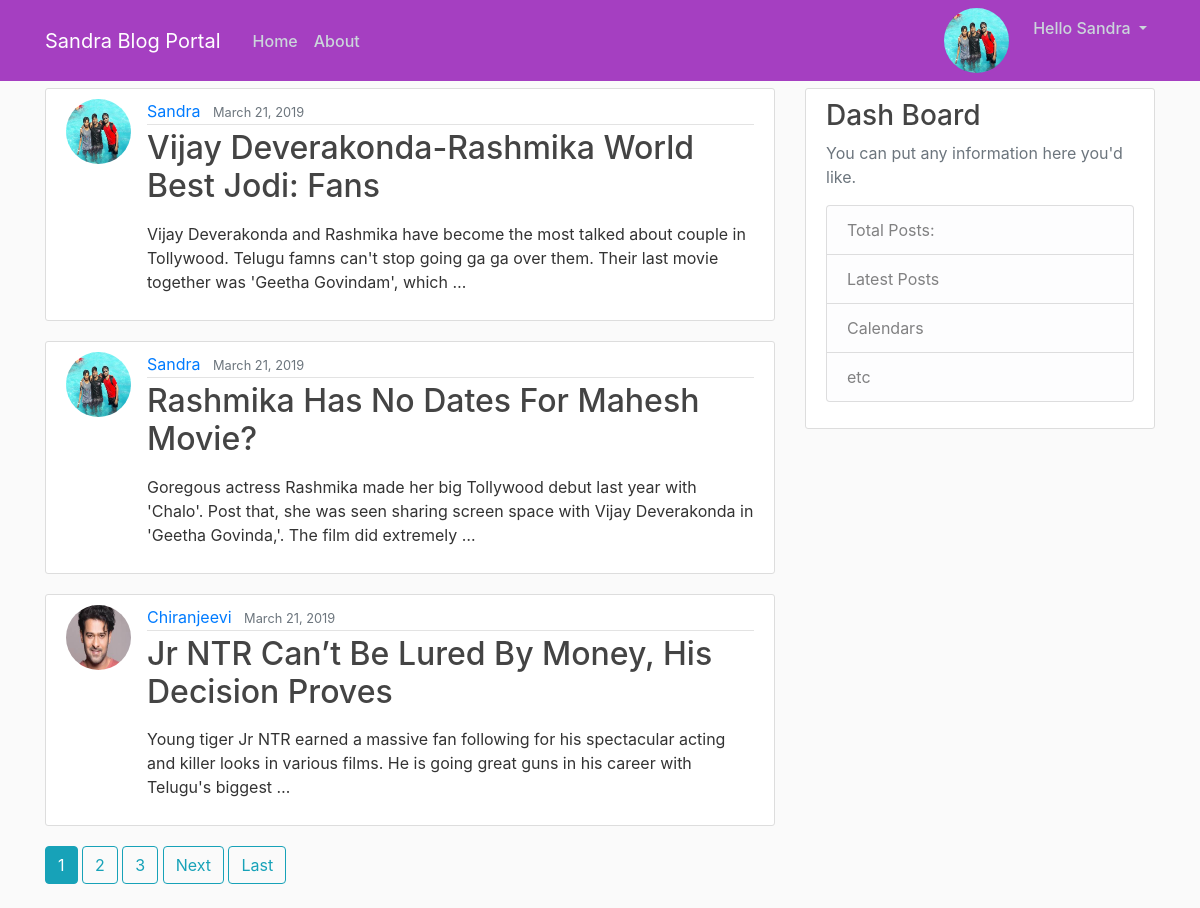
The app's page / (signed in) with its own data.
### users/models.py (models this page shows, shortened)
class Profile(models.Model):
    user=models.OneToOneField(User, on_delete=models.CASCADE)
    image=models.ImageField(default='default.jpg', upload_to='profile_pics')

### blog/models.py (models this page shows, shortened)
class Post(models.Model):
    title=models.CharField(max_length=100)
    content=models.TextField()
    date_posted=models.DateTimeField(default=timezone.now)
    author=models.ForeignKey(User, on_delete=models.CASCADE)

### blog/views.py (the view)
# urls.py: path('', PostListView.as_view(), name='blog-home'),
class PostListView(ListView):
    model=Post
    template_name='blog/home.html'
    context_object_name='posts'
    ordering=['-date_posted']
    paginate_by=3

### blog/templates/blog/home.html (shortened to what this page needs)
{% extends 'blog/base.html' %}
  {% block content %}
    {% for post in posts %}
    <article class="media content-section">
      <img class="rounded-circle article-img" src="{{post.author.profile.image.url}}">
      <div class="media-body">
        <div class="article-metadata">
          <a class="mr-2"  href="{% url 'user-posts' post.author.username %}">{{post.author|title}}</a>
          <small class="text-muted">{{post.date_posted|date:'F d, Y'}}</small>
        </div>
        <h2> <a  class="article-title" href="{% url "post-detail" post.id %}">{{post.title}}</a> </h2>
        <p class="article-content">{{post.content|truncatewords:30|linebreaks}}</p>
      </div>
    </article>
    {% endfor %}
    {% if is_paginated %}
       {% for num in page_obj.paginator.page_range %}
         {% if page_obj.number == num %}
           <a class="btn btn-info mb-4" href="?page={{ num }}">{{ num }}</a>
         {% elif num > page_obj.number|add:'-3' and num < page_obj.number|add:'3' %}
           <a class="btn btn-outline-info mb-4" href="?page={{ num }}">{{ num }}</a>
         {% endif %}
       {% endfor %}
       {% if page_obj.has_next %}
         <a class="btn btn-outline-info mb-4" href="?page={{ page_obj.next_page_number }}">Next</a>
         <a class="btn btn-outline-info mb-4" href="?page={{ page_obj.paginator.num_pages }}">Last</a>
       {% endif %}
     {% endif %}
{% endblock %}

### blog/templates/blog/base.html (shortened to what this page needs)
{% load static %}
<!DOCTYPE html>
<html lang="en" dir="ltr">
  <head>
    <link rel="stylesheet" href="https://stackpath.bootstrapcdn.com/bootstrap/4.3.1/css/bootstrap.min.css">
    <link rel="stylesheet" href="{% static 'blog/css/main.css' %}">
  </head>
  <body>
  <header class="site-header">
  <nav class="navbar navbar-expand-md navbar-dark bg-steel fixed-top">
    <div class="container">
      <a class="navbar-brand mr-4" href="/">Sandra Blog Portal</a>
      <div class="collapse navbar-collapse" id="navbarToggle">
        <div class="navbar-nav mr-auto">
          <a class="nav-item nav-link" href="/">Home</a>
          <a class="nav-item nav-link" href="/about">About</a>
        </div>
        <div class="navbar-nav">
          {% if user.is_authenticated %}
              <img class="rounded-circle article-img" src="{{request.user.profile.image.url}}">
              <div class="dropdown">
                <a class="dropdown-toggle nav-item nav-link" href="#" id="dropdownMain" data-toggle="dropdown" aria-haspopup="true" aria-expanded="false">
                    Hello {{ user.username | title }}
                </a>
              </div>
            {% else %}
          <a class="nav-item nav-link" href="{% url 'login' %}">Login</a>
          <a class="nav-item nav-link" href="{% url 'register' %}">Register</a>
          {% endif %}
        </div>
      </div>
    </div>
  </nav>
</header>
<main role="main" class="container">
 <div class="row">
   <div class="col-md-8">
     {% block content %}{% endblock %}
   </div>
   <div class="col-md-4">
     <div class="content-section">
       <h3>Dash Board</h3>
       <p class='text-muted'>You can put any information here you'd like.
         <ul class="list-group">
           <li class="list-group-item list-group-item-light">Total Posts:</li>
           <li class="list-group-item list-group-item-light">Latest Posts</li>
           <li class="list-group-item list-group-item-light">Calendars</li>
           <li class="list-group-item list-group-item-light">etc</li>
         </ul>
       </p>
     </div>
   </div>
 </div>
</main>
</body>
</html>

### blog/static/blog/css/main.css (style rules this page uses)
body { background: #fafafa; color: #333333; margin-top: 5.5rem; }
h1, h2, h3, h4, h5, h6 { color: #444444; }
ul { margin: 0; }
.bg-steel { background-color: #a53fc1; }
.site-header .navbar-nav .nav-link { color: #cbd5db; font-weight:500; }
.content-section { background: #ffffff; padding: 10px 20px; border: 1px solid #dddddd; border-radius: 3px; margin-bottom: 20px; }
.article-title { color: #444444; }
.article-content { white-space: pre-line; }
.article-img { height: 65px; width: 65px; margin-right: 16px; }
.article-metadata { padding-bottom: 1px; margin-bottom: 4px; border-bottom: 1px solid #e3e3e3 }

### records on screen
Post: author.profile.image (picture), author "Sandra", date_posted "March 21, 2019", title "Vijay Deverakonda-Rashmika World Best Jodi: Fans", content "Vijay Deverakonda and Rashmika have become the most talked about couple in Tollywood. Telugu famns can't stop going ga ga over them. Their last movie together was 'Geetha Govindam', which …"
Post: author.profile.image (picture), author "Sandra", date_posted "March 21, 2019", title "Rashmika Has No Dates For Mahesh Movie?", content "Goregous actress Rashmika made her big Tollywood debut last year with 'Chalo'. Post that, she was seen sharing screen space with Vijay Deverakonda in 'Geetha Govinda,'. The film did extremely …"
Post: author.profile.image (picture), author "Chiranjeevi", date_posted "March 21, 2019", title "Jr NTR Can’t Be Lured By Money, His Decision Proves", content "Young tiger Jr NTR earned a massive fan following for his spectacular acting and killer looks in various films. He is going great guns in his career with Telugu's biggest …"

### other values on screen
{{ user.username | title }} "Sandra"
{{ num }} "1"
{{ num }} "2" "3"
